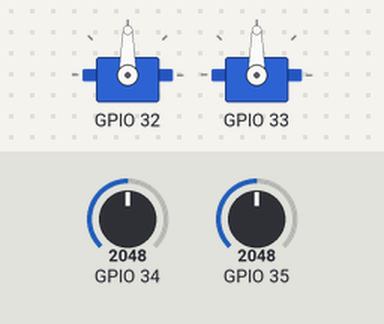
Recording of a sketch running on a simulated ESP32. Parts: 2 × servo. The test bench sets the inputs (shaded band); at power-on: GPIO 34 = 2048, GPIO 35 = 2048. What the sketch prints to the serial monitor is not drawn.

Above: at 1.4 s.
1.5 s: GPIO 34 set to 1057
At 1.8 s:
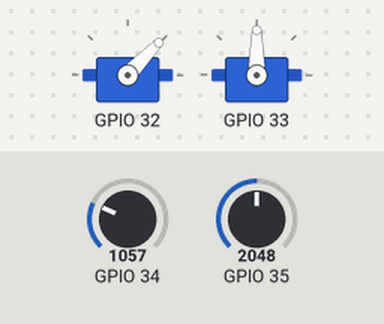
3.0 s: GPIO 34 set to 928
At 4.2 s:
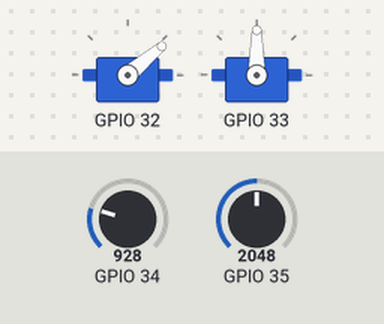
4.5 s: GPIO 35 set to 491
At 5.2 s:
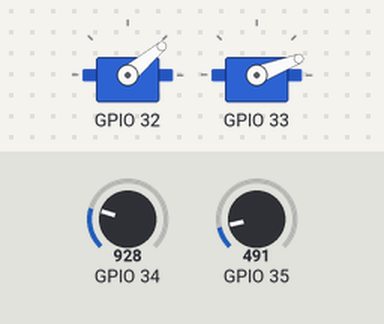
6.0 s: GPIO 35 set to 0
At 6.4 s:
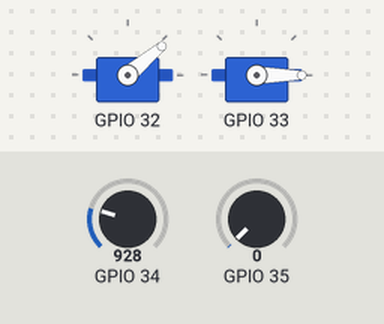
7.5 s: GPIO 34 set to 2047
At 8.7 s:
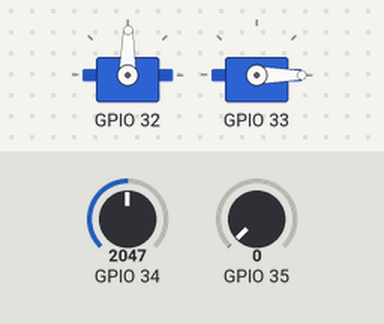
9.0 s: GPIO 35 set to 1228
At 9.9 s:
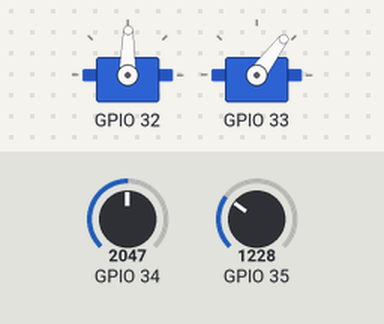
Timing chart, 0 to 11.5 s (numbered marks = the images above; inputs shaded):
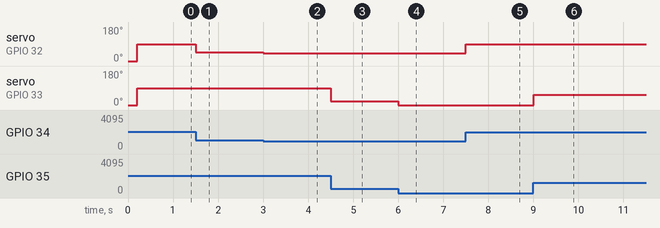

The sketch:

assignment_7.ino
```cpp
#include <ESP32Servo.h>

class Potentiometer {
  int potPin;

  public:
    Potentiometer(int pin) {
      potPin = pin;
      pinMode(potPin, INPUT);
    }

    int read() {
      return analogRead(potPin);
    }
};

// Wrapper function to add more functionality later
class ServoWrapper {
  Servo servo;
  int servoPin;
  int startPos;

  public:
    ServoWrapper(int pin, int pos) {
      servoPin = pin;
      startPos = pos;
    }

    void attach() {
      servo.attach(servoPin);
      servo.write(startPos);
    }

    void move(int pos) {
      servo.write(pos);
    }
};

ServoWrapper s1(32, 0);
ServoWrapper s2(33, 0);
Potentiometer p1(34);
Potentiometer p2(35);

void setup() {
  Serial.begin(115200);
  delay(200);                         // let USB/driver settle
  Serial.println("\nBooting…");
  s1.attach();
  s2.attach();
}

void loop() {
  // put your main code here, to run repeatedly:
  int potVal1 = p1.read();
  int potVal2 = p2.read();

  Serial.printf("Pot 1: %d  Pot 2: %d\n", potVal1, potVal2);

  int servoVal1 = map(potVal1, 0, 4095, 0, 180);
  int servoVal2 = map(potVal2, 0, 4095, 0, 180);

  s1.move(servoVal1);
  s2.move(servoVal2);
}
```

Measured:
- after the input at 1.5 s, servo on GPIO 32: 90° → 46° at once
- after the input at 3.0 s, servo on GPIO 32: 46° → 40° at once
- after the input at 4.5 s, servo on GPIO 33: 90° → 21° at once
- after the input at 6.0 s, servo on GPIO 33: 21° → 0° at once
- after the input at 7.5 s, servo on GPIO 32: 40° → 89° at once
- after the input at 9.0 s, servo on GPIO 33: 0° → 53° at once
